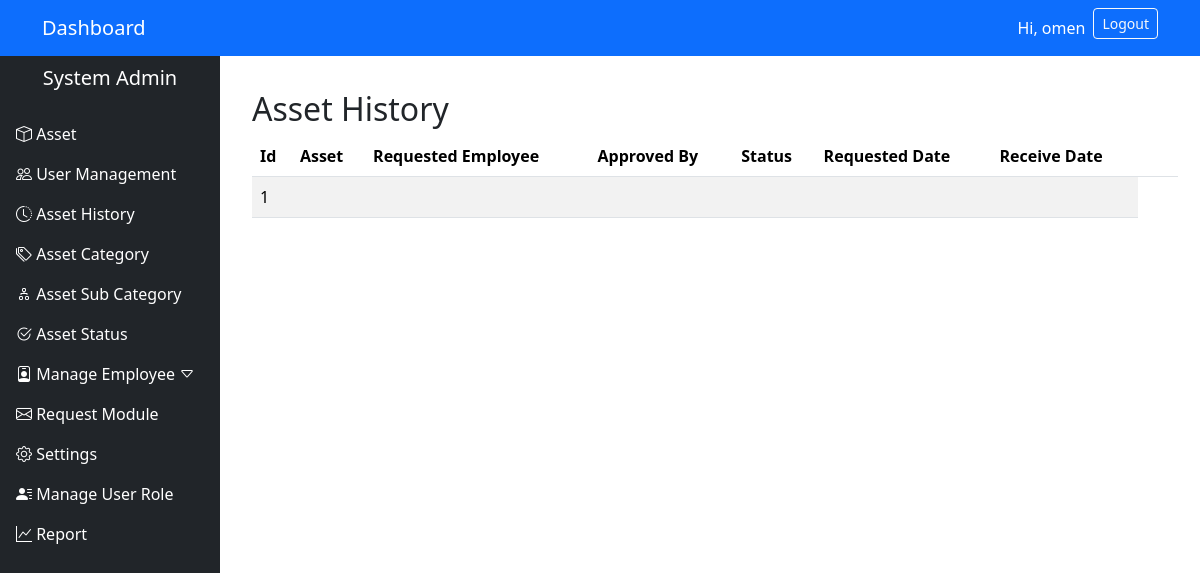
The app's page /assets/history/ (signed in), older data.
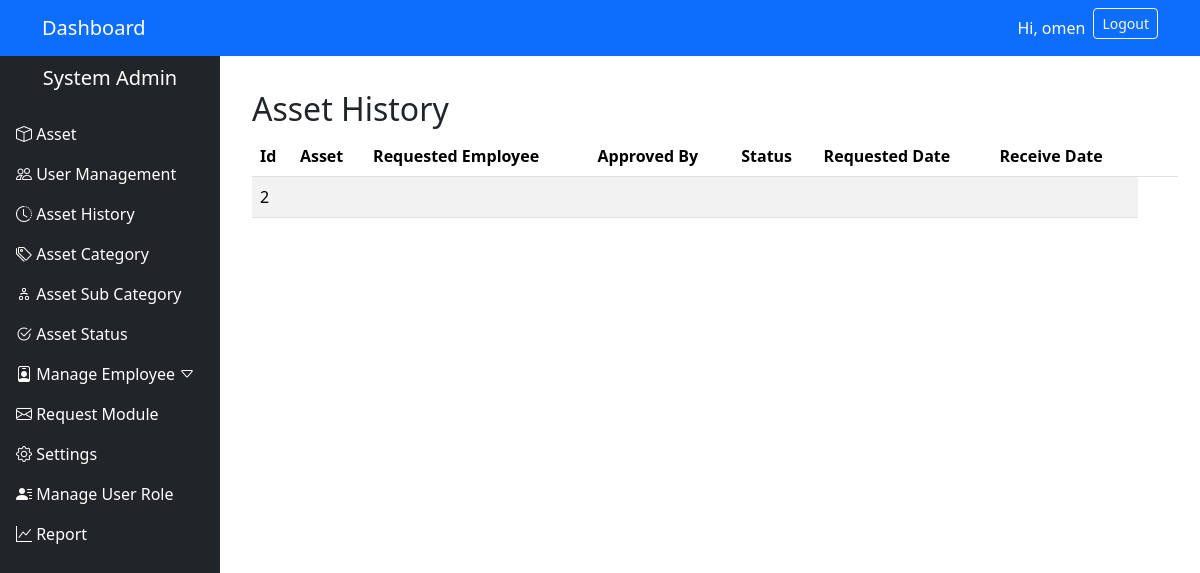
The same page, newer data.
### asset1/models.py (models this page shows, shortened)
class AssignmentHistory(models.Model):
    asset = models.ForeignKey(Asset, on_delete=models.CASCADE, related_name="history")
    assigned_from = models.ForeignKey(settings.AUTH_USER_MODEL, null=True, blank=True,
                                      on_delete=models.SET_NULL, related_name="+")
    assigned_to = models.ForeignKey(settings.AUTH_USER_MODEL, null=True, blank=True,
                                    on_delete=models.SET_NULL, related_name="+")
    note = models.TextField(blank=True)
    created_at = models.DateTimeField(auto_now_add=True)
    class Meta:
        ordering = ["-created_at"]

class Asset(models.Model):
    STATUS_AVAILABLE = "available"
    STATUS_ASSIGNED = "assigned"
    STATUS_MAINTENANCE = "maintenance"
    STATUS_LOST = "lost"
    STATUS_RETIRED = "retired"
    STATUS_CHOICES = [
        (STATUS_AVAILABLE, "Available"),
        (STATUS_ASSIGNED, "Assigned"),
        (STATUS_MAINTENANCE, "Maintenance"),
        (STATUS_LOST, "Lost"),
        (STATUS_RETIRED, "Retired"),
    ]
    uuid = models.UUIDField(default=uuid.uuid4, editable=False, unique=True)
    name = models.CharField(max_length=200)
    category = models.ForeignKey(Category, on_delete=models.PROTECT, related_name="assets")
    serial_number = models.CharField(max_length=200, blank=True, null=True, unique=True)
    description = models.TextField(blank=True)
    location = models.ForeignKey(Location, on_delete=models.SET_NULL, null=True, blank=True)
    status = models.CharField(max_length=32, choices=STATUS_CHOICES, default=STATUS_AVAILABLE)
    assigned_to = models.ForeignKey(settings.AUTH_USER_MODEL, null=True, blank=True,
                                    on_delete=models.SET_NULL, related_name="assigned_assets")
    acquired_date = models.DateField(null=True, blank=True)
    purchase_price = models.DecimalField(max_digits=12, decimal_places=2, null=True, blank=True)
    is_active = models.BooleanField(default=True)
    created_at = models.DateTimeField(auto_now_add=True)
    updated_at = models.DateTimeField(auto_now=True)
    def __str__(self):
        return f"{self.id}"

### asset1/views.py (the view)
# urls.py: path('assets/history/', views.asset_history, name='asset_history'),
@login_required
def asset_history(request):
    history = AssignmentHistory.objects.select_related("asset","assigned_to").all()
    return render(request, 'asset1/asset_history.html', {"history": history})

### asset1/templates/asset1/asset_history.html
{% extends "asset1/sidebar.html" %}
{% block page_content %}
<div class="container mt-4">
  <h2>Asset History</h2>
 {% if history %}
    <table class="table table-striped">
      <thead>
        <tr>
          <th>Id</th>
          <th>Asset</th>
          <th>Requested Employee</th>
          <th>Approved By</th>
          <th>Status</th>
          <th>Requested Date</th>
          <th>Receive Date</th>
          <th></th>
          <th></th>
        </tr>
      </thead>
      <tbody>
        {% for req in history %}
        <tr>
          <td>{{ req.asset }}</td>
          <td>{{ req.category }}</td>
          <td>{{ req.requester }}</td>
          <td>{{ req.status }}</td>
          <td>{{ req.reason }}</td>
          <td>{{ req.requested_at|date:"Y-m-d H:i" }}</td>
          <td>{{req.receive_at}}</td>
        </tr>
        {% endfor %}
      </tbody>
    </table>
  {% else %}
    <p>No History found.</p>
  {% endif %}
</div>
{% endblock %}

Row changes from the older to the newer data that the page shows:
removed AssignmentHistory: asset "1"
added AssignmentHistory: asset "2"
